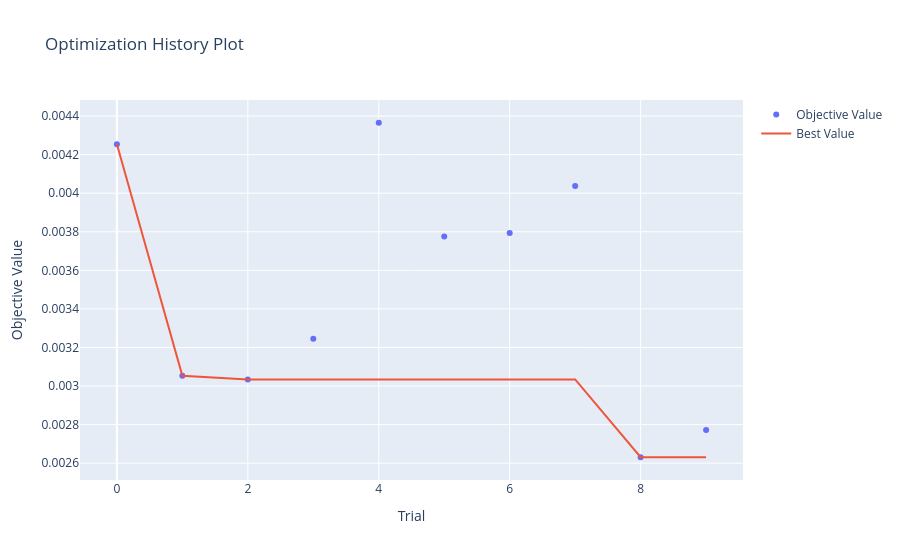

Notebook source saved alongside this figure:
### Code cell
optuna.visualization.plot_optimization_history(study)

### Figure 1 — Plotly figure (JSON) as saved in the notebook; plotly's stock layout.template omitted (floating-point values rounded to 4 significant figures)
{"data": [{"mode": "markers", "name": "Objective Value", "type": "scatter", "x": [0, 1, 2, 3, 4, 5, 6, 7, 8, 9], "y": [0.004254, 0.003053, 0.003034, 0.003245, 0.004365, 0.003776, 0.003793, 0.004038, 0.002631, 0.002772]}, {"mode": "lines", "name": "Best Value", "type": "scatter", "x": [0, 1, 2, 3, 4, 5, 6, 7, 8, 9], "y": [0.004254, 0.003053, 0.003034, 0.003034, 0.003034, 0.003034, 0.003034, 0.003034, 0.002631, 0.002631]}, {"marker": {"color": "#cccccc"}, "mode": "markers", "name": "Infeasible Trial", "showlegend": false, "type": "scatter", "x": [], "y": []}], "layout": {"title": {"text": "Optimization History Plot"}, "xaxis": {"title": {"text": "Trial"}}, "yaxis": {"title": {"text": "Objective Value"}}}}
